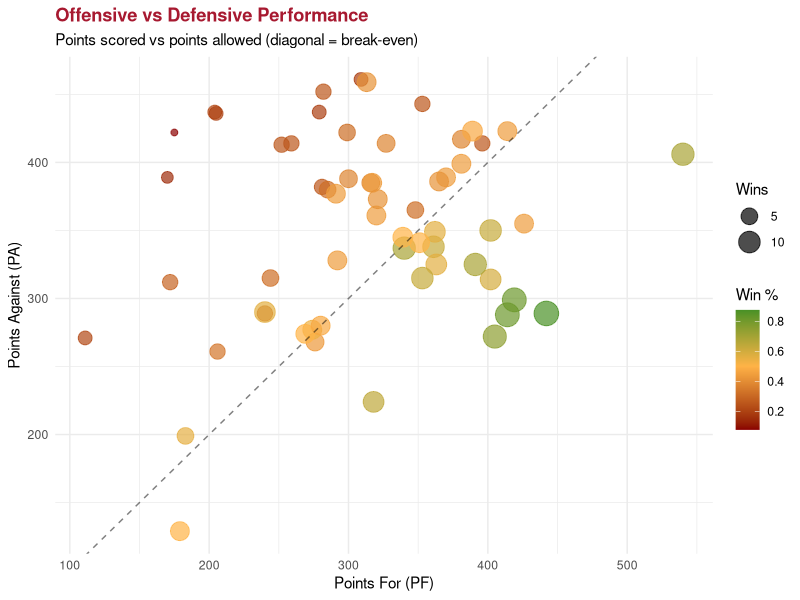

Recreate this plot in R.
# Load libraries and data

library(tidyverse)
library(patchwork)

falcons_roster <- read_csv("data/falcons-roster.csv")
falcons_scores <- read_csv("data/falcons-scores.csv")
falcons_seasons <- read_csv("data/falcons-seasons.csv")

# Create visualization

p <-
  falcons_seasons |>
  filter(season_type == "regular", !is.na(PF), !is.na(PA)) |>
  ggplot(aes(x = PF, y = PA)) +
  geom_point(aes(color = PCT, size = W), alpha = 0.7) +
  geom_abline(slope = 1, intercept = 0, linetype = "dashed", alpha = 0.5) +
  scale_color_gradient2(
    low = "#8B0000",
    mid = "#FFB347",
    high = "#228B22",
    midpoint = 0.5,
    name = "Win %"
  ) +
  scale_size_continuous(name = "Wins", range = c(2, 8)) +
  labs(
    title = "Offensive vs Defensive Performance",
    subtitle = "Points scored vs points allowed (diagonal = break-even)",
    x = "Points For (PF)",
    y = "Points Against (PA)"
  ) +
  theme_minimal() +
  theme(plot.title = element_text(color = "#A71930", face = "bold"))

plot(p)
